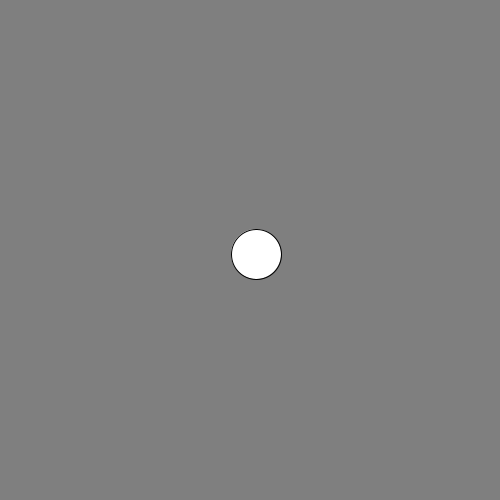
Frame 1 (no input)
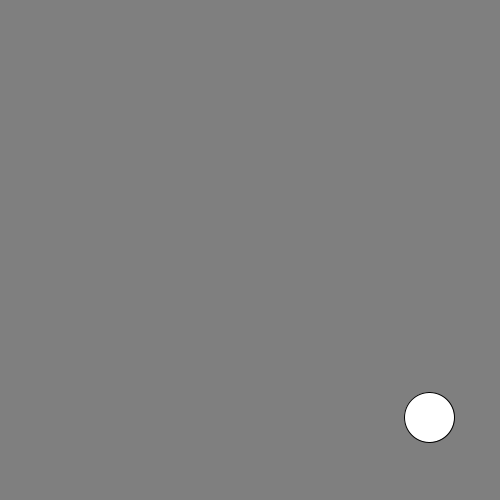
Frame 60 (the mouse pressed at the canvas centre just before this capture)
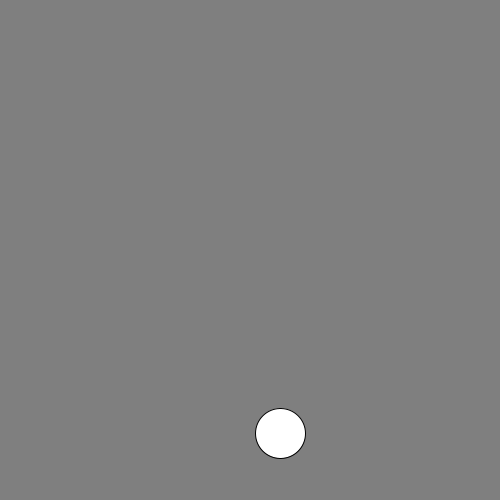
Frame 120 (the mouse held since frame 60 and released just before this capture)

The Processing sketch that drew these frames (run headless with seeded random() and noise(); from frame 60 on, the mouse is pressed at the canvas centre):

// Processing sketch: motion_04
// ── motion_04.pde
// position
float x;
float y;

// speed
float speed_x = 6;
float speed_y = 3;

// acceleration due to gravity
float gravity = 1;

float dampening = .99;

float size = 50;

void setup() {
  size(500, 500);
  background(127);

  // place the ball in the center of our screen
  x = width / 2;
  y = height / 2;
}

void draw() {

  background(127);

  // add acceleration due to gravity to the speed_y
  speed_y += gravity;

  // add the speed value to the position
  x += speed_x;
  y += speed_y;

  // logic to make the ball bounce
  if ( x > width-(size/2) ) {
    x = width-(size/2);
    speed_x *= -1;
  }
  if (x < size/2) {
    x = 0;
    speed_x *= -1;
  }

  if ( y > height-(size/2) ) {
    y = height-(size/2);
    speed_y *= -1;
  }
  if (y < size/2) {
    y = 0;
    speed_y *= -1;
  }
  
  speed_x *= dampening;
  speed_y *= dampening;

  //// wrap around the screen
  //x = (x + width) % width;
  //y = (y + height) % height;

  circle(x, y, size);
}
